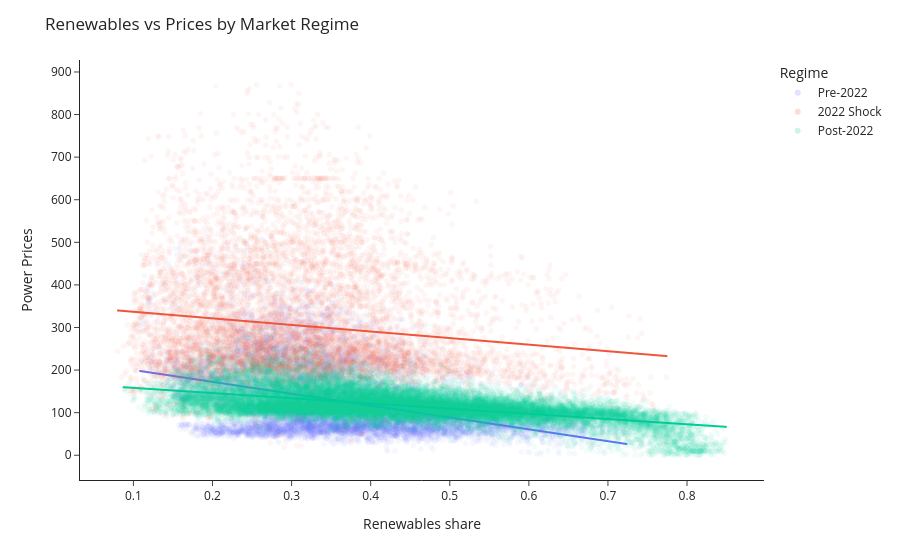

Source (notebook cell):
### Code cell
import plotly.express as px

fig = px.scatter(
    data,
    x='Renewables_weight',
    y='Prices',
    color='Regime',
    trendline='ols',
    hover_data=[
        'Date',
        'Renewables_weight',
        'Prices'
    ],
    opacity=0.05
)

fig.update_layout(
    title='Renewables vs Prices by Market Regime',
    xaxis_title='Renewables share',
    yaxis_title='Power Prices',
    template='simple_white'
)

fig.show()

### Figure 1 — Plotly figure (JSON) as saved in the notebook; plotly's stock layout.template omitted (floating-point values rounded to 4 significant figures; data arrays with more than 128 entries replaced by an {"elided": "..."} marker saying what was removed)
{"data": [{"customdata": {"elided": "8758x1 str values"}, "hovertemplate": "Regime=Pre-2022<br>Renewables_weight=%{x}<br>Prices=%{y}<br>Date=%{customdata[0]}<extra></extra>", "legendgroup": "Pre-2022", "marker": {"color": "#636efa", "opacity": 0.05, "symbol": "circle"}, "mode": "markers", "name": "Pre-2022", "showlegend": true, "type": "scattergl", "x": {"elided": "8758 float values"}, "xaxis": "x", "y": {"elided": "8758 float values"}, "yaxis": "y"}, {"hovertemplate": "<b>OLS trendline</b><br>Prices = -278.71 * Renewables_weight + 228.089<br>R<sup>2</sup>=0.153755<br><br>Regime=Pre-2022<br>Renewables_weight=%{x}<br>Prices=%{y} <b>(trend)</b><extra></extra>", "legendgroup": "Pre-2022", "marker": {"color": "#636efa", "symbol": "circle"}, "mode": "lines", "name": "Pre-2022", "showlegend": false, "type": "scattergl", "x": {"elided": "8758 float values"}, "xaxis": "x", "y": {"elided": "8758 float values"}, "yaxis": "y"}, {"customdata": {"elided": "8758x1 str values"}, "hovertemplate": "Regime=2022 Shock<br>Renewables_weight=%{x}<br>Prices=%{y}<br>Date=%{customdata[0]}<extra></extra>", "legendgroup": "2022 Shock", "marker": {"color": "#EF553B", "opacity": 0.05, "symbol": "circle"}, "mode": "markers", "name": "2022 Shock", "showlegend": true, "type": "scattergl", "x": {"elided": "8758 float values"}, "xaxis": "x", "y": {"elided": "8758 float values"}, "yaxis": "y"}, {"hovertemplate": "<b>OLS trendline</b><br>Prices = -154.366 * Renewables_weight + 352.359<br>R<sup>2</sup>=0.020173<br><br>Regime=2022 Shock<br>Renewables_weight=%{x}<br>Prices=%{y} <b>(trend)</b><extra></extra>", "legendgroup": "2022 Shock", "marker": {"color": "#EF553B", "symbol": "circle"}, "mode": "lines", "name": "2022 Shock", "showlegend": false, "type": "scattergl", "x": {"elided": "8758 float values"}, "xaxis": "x", "y": {"elided": "8758 float values"}, "yaxis": "y"}, {"customdata": {"elided": "26298x1 str values"}, "hovertemplate": "Regime=Post-2022<br>Renewables_weight=%{x}<br>Prices=%{y}<br>Date=%{customdata[0]}<extra></extra>", "legendgroup": "Post-2022", "marker": {"color": "#00cc96", "opacity": 0.05, "symbol": "circle"}, "mode": "markers", "name": "Post-2022", "showlegend": true, "type": "scattergl", "x": {"elided": "26298 float values"}, "xaxis": "x", "y": {"elided": "26298 float values"}, "yaxis": "y"}, {"hovertemplate": "<b>OLS trendline</b><br>Prices = -122.166 * Renewables_weight + 170.492<br>R<sup>2</sup>=0.338516<br><br>Regime=Post-2022<br>Renewables_weight=%{x}<br>Prices=%{y} <b>(trend)</b><extra></extra>", "legendgroup": "Post-2022", "marker": {"color": "#00cc96", "symbol": "circle"}, "mode": "lines", "name": "Post-2022", "showlegend": false, "type": "scattergl", "x": {"elided": "26298 float values"}, "xaxis": "x", "y": {"elided": "26298 float values"}, "yaxis": "y"}], "layout": {"legend": {"title": {"text": "Regime"}, "tracegroupgap": 0}, "margin": {"t": 60}, "title": {"text": "Renewables vs Prices by Market Regime"}, "xaxis": {"anchor": "y", "domain": [0, 1], "title": {"text": "Renewables share"}}, "yaxis": {"anchor": "x", "domain": [0, 1], "title": {"text": "Power Prices"}}}}
